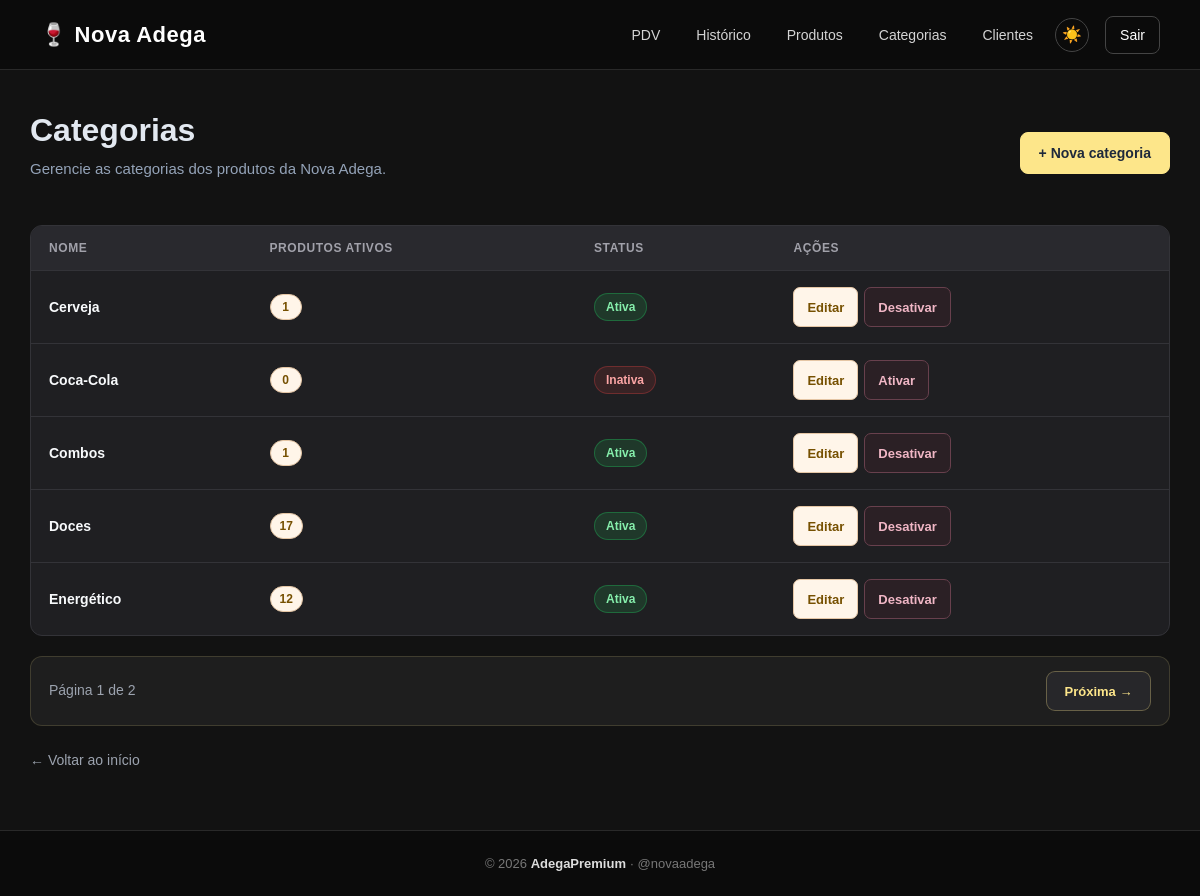
The app's page /categorias/ (signed in), older data.
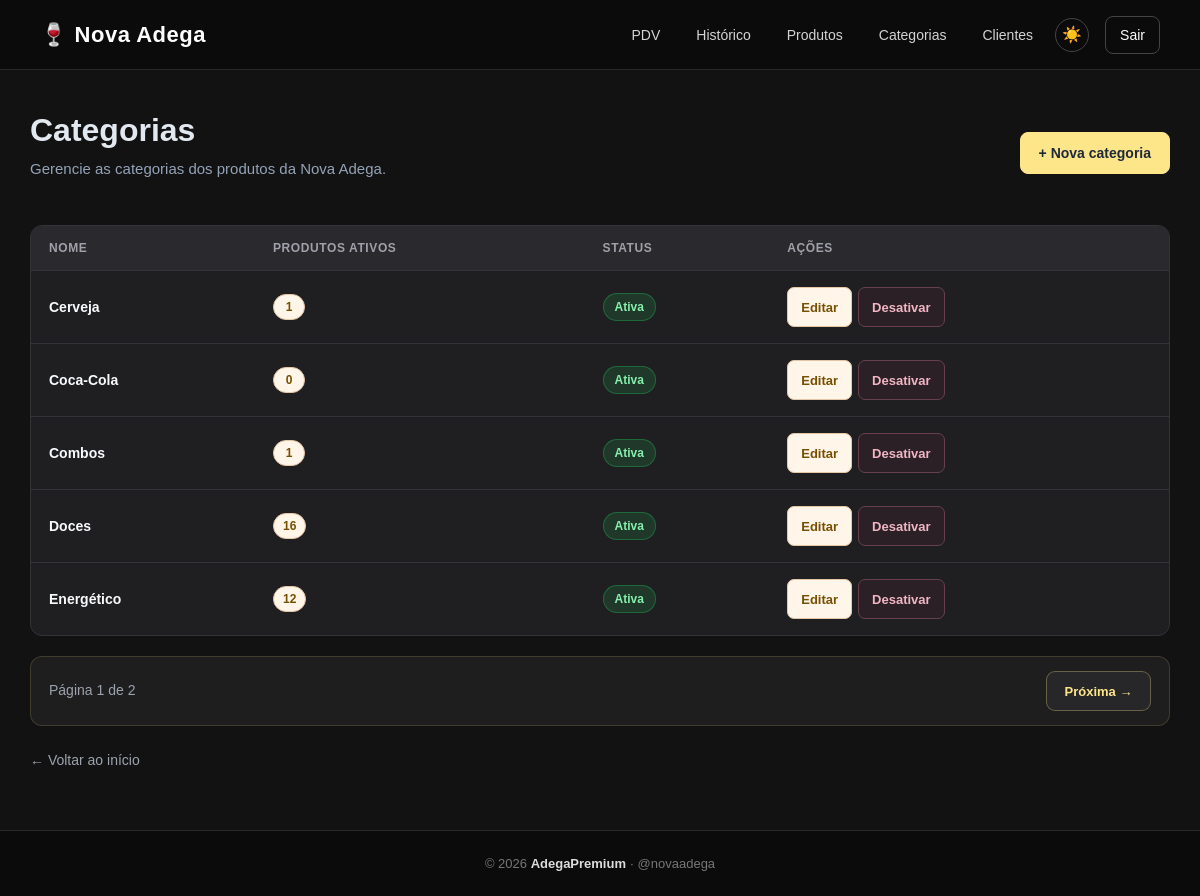
The same page, newer data.
### app/models/categoria.py (models this page shows)
class Categoria(Base):
    __tablename__ = "categorias"
    id = Column(
        Integer,
        primary_key=True,
        autoincrement=True,
        index=True
    )
    nome = Column(
        String(100),
        nullable=False,
        unique=True
    )
    ativo = Column(
        Boolean,
        nullable=False,
        default=True
    )
    produtos = relationship(
        "Produto",
        back_populates="categoria",
        lazy="select"
    )

### app/controllers/categoria_controller.py (the view)
@router.get("/")
def listar_categorias(
    request: Request,
    pagina: int = 1,
    por_pagina: int = 5,
    db: Session = Depends(get_db),
    admin = Depends(get_admin)
):
    if pagina < 1:
        pagina = 1
    total_categorias = db.query(Categoria).count()
    total_paginas = max(
        1,
        (total_categorias + por_pagina - 1) // por_pagina
    )
    if pagina > total_paginas:
        pagina = total_paginas
    categorias = (
        db.query(Categoria)
        .order_by(Categoria.nome)
        .offset((pagina - 1) * por_pagina)
        .limit(por_pagina)
        .all()
    )
    return templates.TemplateResponse(
        request,
        "categorias/index.html",
        {
            "request":    request,
            "usuario":    admin,
            "categorias": categorias,
            "pagina":     pagina,
            "por_pagina": por_pagina,
            "total_categorias": total_categorias,
            "total_paginas": total_paginas,
        }
    )

### app/templates/categorias/index.html (shortened to what this page needs)
{% extends "base.html" %}
{% block styles %}
<link rel="stylesheet" href="/static/CSS/categorias.css?v=9">
{% endblock %}
{% block content %}
<div class="container categorias-page">
    <section class="titulo-pagina">
        <div>
            <h1>Categorias</h1>
            <p>Gerencie as categorias dos produtos da Nova Adega.</p>
        </div>
        <a href="/categorias/nova" class="btn-nova">
            + Nova categoria
        </a>
    </section>
    <section class="categorias-listagem">
        <div class="categorias-tabela-desktop">
            <table>
                <thead>
                    <tr>
                        <th>Nome</th>
                        <th>Produtos ativos</th>
                        <th>Status</th>
                        <th>Ações</th>
                    </tr>
                </thead>
                <tbody>
                    {% for c in categorias %}
                    <tr>
                        <td class="categoria-nome">{{ c.nome }}</td>
                        <td>
                            <span class="quantidade-produtos">
                                {{ c.produtos | selectattr('ativo') | list | length }}
                            </span>
                        </td>
                        <td>
                            {% if c.ativo %}
                            <span class="status ativo">Ativa</span>
                            {% else %}
                            <span class="status inativo">Inativa</span>
                            {% endif %}
                        </td>
                        <td>
                            <div class="acoes">
                                <a href="/categorias/{{ c.id }}/editar" class="btn-editar">
                                    Editar
                                </a>
                                <form
                                    action="/categorias/{{ c.id }}/toggle-ativo"
                                    method="post"
                                    data-confirm="Tem certeza de que deseja {{ 'desativar' if c.ativo else 'ativar' }} a categoria {{ c.nome }}?"
                                    data-confirm-title="Confirmar categoria"
                                    data-confirm-button="{{ 'Desativar' if c.ativo else 'Ativar' }}"
                                >
                                    <button type="submit" class="btn-status">
                                        {{ "Desativar" if c.ativo else "Ativar" }}
                                    </button>
                                </form>
                            </div>
                        </td>
                    </tr>
                    {% endfor %}
                </tbody>
            </table>
        </div>
    </section>
    {% if total_categorias > 0 %}
    <div class="paginacao">
        <span>
            Página {{ pagina }} de {{ total_paginas }}
        </span>
        <div>
            {% if pagina < total_paginas %}
            <a href="/categorias?pagina={{ pagina + 1 }}&por_pagina={{ por_pagina }}">
                Próxima →
            </a>
            {% endif %}
        </div>
    </div>
    {% endif %}
    <div class="voltar">
        <a href="/">← Voltar ao início</a>
    </div>
</div>
{% endblock %}

Row changes from the older to the newer data that the page shows:
changed Categoria "Coca-Cola": ativo "Ativar" → "Desativar"; ativo "Inativa" → "Ativa"
computed for Categoria "Doces": produtos|selectattr "17" → "16"
